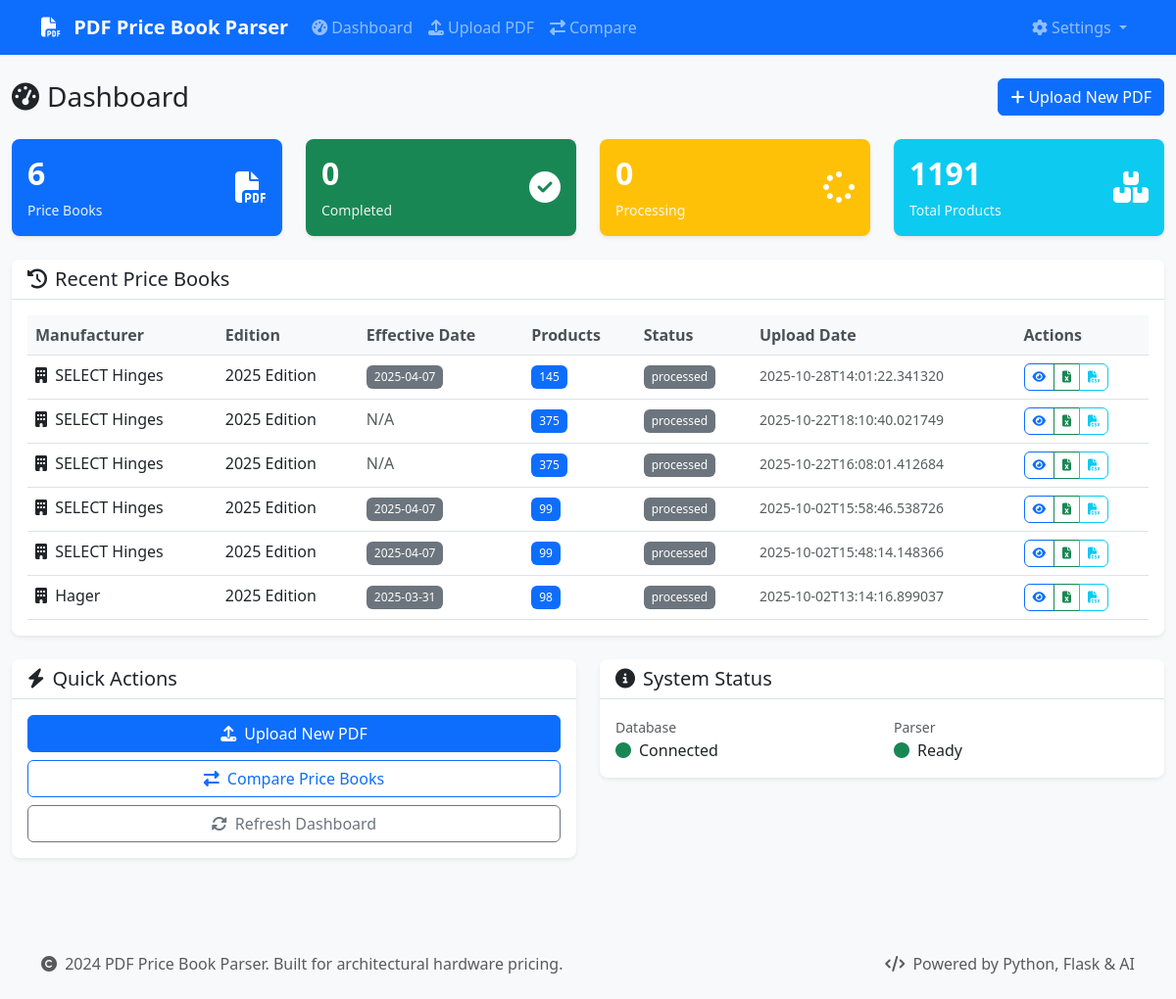
The page / on the database its author committed.
### database/models.py (models this page shows)
class Manufacturer(Base):
    __tablename__ = 'manufacturers'
    id = Column(Integer, primary_key=True)
    name = Column(String(255), nullable=False)
    code = Column(String(50), unique=True, nullable=False)
    created_at = Column(DateTime, default=datetime.utcnow)
    price_books = relationship("PriceBook", back_populates="manufacturer")
    product_families = relationship("ProductFamily", back_populates="manufacturer")
    finishes = relationship("Finish", back_populates="manufacturer")

class PriceBook(Base):
    __tablename__ = 'price_books'
    id = Column(Integer, primary_key=True)
    manufacturer_id = Column(Integer, ForeignKey('manufacturers.id'), nullable=False)
    edition = Column(String(100))
    effective_date = Column(Date)
    upload_date = Column(DateTime, default=datetime.utcnow)
    file_path = Column(Text)
    file_size = Column(Integer)
    status = Column(String(50), default='processing')  # processing, completed, failed
    parsing_notes = Column(Text)
    manufacturer = relationship("Manufacturer", back_populates="price_books")
    products = relationship("Product", back_populates="price_book", cascade="all, delete-orphan")

### app.py (the view)
@app.route('/')
def index():
    try:
        price_books = price_book_manager.list_price_books()
        return render_template('dashboard.html', price_books=price_books)
    except Exception as e:
        logger.error(f"Error loading dashboard: {e}")
        flash('Error loading dashboard', 'error')
        return render_template('dashboard.html', price_books=[])

### database/manager.py (called while the page is built)
    def get_session(self) -> Session:
        return self.db_manager.get_session()

    def list_price_books(self, manufacturer_id: int = None) -> List[Dict[str, Any]]:
        session = self.get_session()
        try:
            query = session.query(PriceBook).join(Manufacturer)
            if manufacturer_id:
                query = query.filter(PriceBook.manufacturer_id == manufacturer_id)
            price_books = query.order_by(PriceBook.upload_date.desc()).all()
            return [self.get_price_book_summary(pb.id) for pb in price_books]
        finally:
            session.close()

### database/models.py (called while the page is built)
    def get_session(self):
        return self.SessionLocal()

### templates/dashboard.html (shortened to what this page needs)
{% extends "base.html" %}
{% block content %}
<div class="row">
    <div class="col-12">
        <div class="d-flex justify-content-between align-items-center mb-4">
            <h1 class="h3 mb-0">
                <i class="fas fa-tachometer-alt me-2"></i>Dashboard
            </h1>
            <a href="{{ url_for('upload_pdf') }}" class="btn btn-primary">
                <i class="fas fa-plus me-1"></i>Upload New PDF
            </a>
        </div>
    </div>
</div>
<div class="row mb-4">
    <div class="col-md-3">
        <div class="card bg-primary text-white">
            <div class="card-body">
                <div class="d-flex justify-content-between">
                    <div>
                        <h4 class="card-title">{{ price_books|length }}</h4>
                        <p class="card-text">Price Books</p>
                    </div>
                    <div class="align-self-center">
                        <i class="fas fa-file-pdf fa-2x"></i>
                    </div>
                </div>
            </div>
        </div>
    </div>
    <div class="col-md-3">
        <div class="card bg-success text-white">
            <div class="card-body">
                <div class="d-flex justify-content-between">
                    <div>
                        <h4 class="card-title">{{ price_books|selectattr('status', 'equalto', 'completed')|list|length }}</h4>
                        <p class="card-text">Completed</p>
                    </div>
                    <div class="align-self-center">
                        <i class="fas fa-check-circle fa-2x"></i>
                    </div>
                </div>
            </div>
        </div>
    </div>
    <div class="col-md-3">
        <div class="card bg-warning text-white">
            <div class="card-body">
                <div class="d-flex justify-content-between">
                    <div>
                        <h4 class="card-title">{{ price_books|selectattr('status', 'equalto', 'processing')|list|length }}</h4>
                        <p class="card-text">Processing</p>
                    </div>
                    <div class="align-self-center">
                        <i class="fas fa-spinner fa-2x"></i>
                    </div>
                </div>
            </div>
        </div>
    </div>
    <div class="col-md-3">
        <div class="card bg-info text-white">
            <div class="card-body">
                <div class="d-flex justify-content-between">
                    <div>
                        <h4 class="card-title">{{ price_books|sum(attribute='product_count') }}</h4>
                        <p class="card-text">Total Products</p>
                    </div>
                    <div class="align-self-center">
                        <i class="fas fa-boxes fa-2x"></i>
                    </div>
                </div>
            </div>
        </div>
    </div>
</div>
<div class="row">
    <div class="col-12">
        <div class="card">
            <div class="card-header">
                <h5 class="card-title mb-0">
                    <i class="fas fa-history me-2"></i>Recent Price Books
                </h5>
            </div>
            <div class="card-body">
                {% if price_books %}
                    <div class="table-responsive">
                        <table class="table table-hover">
                            <thead>
                                <tr>
                                    <th>Manufacturer</th>
                                    <th>Edition</th>
                                    <th>Effective Date</th>
                                    <th>Products</th>
                                    <th>Status</th>
                                    <th>Upload Date</th>
                                    <th>Actions</th>
                                </tr>
                            </thead>
                            <tbody>
                                {% for book in price_books[:10] %}
                                <tr>
                                    <td>
                                        <i class="fas fa-building me-1"></i>
                                        {{ book.manufacturer }}
                                    </td>
                                    <td>{{ book.edition or 'N/A' }}</td>
                                    <td>
                                        {% if book.effective_date %}
                                            <span class="badge bg-secondary">{{ book.effective_date }}</span>
                                        {% else %}
                                            <span class="text-muted">N/A</span>
                                        {% endif %}
                                    </td>
                                    <td>
                                        <span class="badge bg-primary">{{ book.product_count }}</span>
                                    </td>
                                    <td>
                                        {% if book.status == 'completed' %}
                                            <span class="badge bg-success">
                                                <i class="fas fa-check me-1"></i>Completed
                                            </span>
                                        {% elif book.status == 'processing' %}
                                            <span class="badge bg-warning">
                                                <i class="fas fa-spinner me-1"></i>Processing
                                            </span>
                                        {% elif book.status == 'failed' %}
                                            <span class="badge bg-danger">
                                                <i class="fas fa-times me-1"></i>Failed
                                            </span>
                                        {% else %}
                                            <span class="badge bg-secondary">{{ book.status }}</span>
                                        {% endif %}
                                    </td>
                                    <td>
                                        <small class="text-muted">{{ book.upload_date }}</small>
                                    </td>
                                    <td>
                                        <div class="btn-group btn-group-sm" role="group">
                                            <a href="{{ url_for('preview', price_book_id=book.id) }}"
                                               class="btn btn-outline-primary" title="Preview">
                                                <i class="fas fa-eye"></i>
                                            </a>
                                            <a href="{{ url_for('export', price_book_id=book.id, format='excel') }}"
                                               class="btn btn-outline-success" title="Export Excel">
                                                <i class="fas fa-file-excel"></i>
                                            </a>
                                            <a href="{{ url_for('export', price_book_id=book.id, format='csv') }}"
                                               class="btn btn-outline-info" title="Export CSV">
                                                <i class="fas fa-file-csv"></i>
                                            </a>
                                        </div>
                                    </td>
                                </tr>
                                {% endfor %}
                            </tbody>
                        </table>
                    </div>
                {% endif %}
            </div>
        </div>
    </div>
</div>
<div class="row mt-4">
    <div class="col-md-6">
        <div class="card">
            <div class="card-header">
                <h5 class="card-title mb-0">
                    <i class="fas fa-bolt me-2"></i>Quick Actions
                </h5>
            </div>
            <div class="card-body">
                <div class="d-grid gap-2">
                    <a href="{{ url_for('upload_pdf') }}" class="btn btn-primary">
                        <i class="fas fa-upload me-2"></i>Upload New PDF
                    </a>
                    <a href="{{ url_for('compare') }}" class="btn btn-outline-primary">
                        <i class="fas fa-exchange-alt me-2"></i>Compare Price Books
                    </a>
                    <button class="btn btn-outline-secondary" onclick="refreshDashboard()">
                        <i class="fas fa-sync-alt me-2"></i>Refresh Dashboard
                    </button>
                </div>
            </div>
        </div>
    </div>
    <div class="col-md-6">
        <div class="card">
            <div class="card-header">
                <h5 class="card-title mb-0">
                    <i class="fas fa-info-circle me-2"></i>System Status
                </h5>
            </div>
            <div class="card-body">
                <div class="row">
                    <div class="col-6">
                        <small class="text-muted">Database</small>
                        <div class="d-flex align-items-center">
                            <i class="fas fa-circle text-success me-2"></i>
                            <span>Connected</span>
                        </div>
                    </div>
                    <div class="col-6">
                        <small class="text-muted">Parser</small>
                        <div class="d-flex align-items-center">
                            <i class="fas fa-circle text-success me-2"></i>
                            <span>Ready</span>
                        </div>
                    </div>
                </div>
            </div>
        </div>
    </div>
</div>
{% endblock %}

### templates/base.html (shortened to what this page needs)
<!DOCTYPE html>
<html lang="en">
<head>
    <link href="https://cdn.jsdelivr.net/npm/bootstrap@5.3.0/dist/css/bootstrap.min.css" rel="stylesheet">
    <link href="https://cdnjs.cloudflare.com/ajax/libs/font-awesome/6.4.0/css/all.min.css" rel="stylesheet">
    <link href="{{ url_for('static', filename='css/style.css') }}" rel="stylesheet">
</head>
<body>
    <nav class="navbar navbar-expand-lg navbar-dark bg-primary">
        <div class="container">
            <a class="navbar-brand" href="{{ url_for('index') }}">
                <i class="fas fa-file-pdf me-2"></i>
                PDF Price Book Parser
            </a>
            <div class="collapse navbar-collapse" id="navbarNav">
                <ul class="navbar-nav me-auto">
                    <li class="nav-item">
                        <a class="nav-link" href="{{ url_for('index') }}">
                            <i class="fas fa-tachometer-alt me-1"></i>Dashboard
                        </a>
                    </li>
                    <li class="nav-item">
                        <a class="nav-link" href="{{ url_for('upload_pdf') }}">
                            <i class="fas fa-upload me-1"></i>Upload PDF
                        </a>
                    </li>
                    <li class="nav-item">
                        <a class="nav-link" href="{{ url_for('compare') }}">
                            <i class="fas fa-exchange-alt me-1"></i>Compare
                        </a>
                    </li>
                </ul>
                <ul class="navbar-nav">
                    <li class="nav-item dropdown">
                        <a class="nav-link dropdown-toggle" href="#" id="navbarDropdown" role="button" data-bs-toggle="dropdown">
                            <i class="fas fa-cog me-1"></i>Settings
                        </a>
                    </li>
                </ul>
            </div>
        </div>
    </nav>
    <main class="container-fluid py-4">
        {% block content %}{% endblock %}
    </main>
    <footer class="bg-light mt-5 py-4">
        <div class="container">
            <div class="row">
                <div class="col-md-6">
                    <p class="text-muted mb-0">
                        <i class="fas fa-copyright me-1"></i>
                        2024 PDF Price Book Parser. Built for architectural hardware pricing.
                    </p>
                </div>
                <div class="col-md-6 text-md-end">
                    <p class="text-muted mb-0">
                        <i class="fas fa-code me-1"></i>
                        Powered by Python, Flask & AI
                    </p>
                </div>
            </div>
        </div>
    </footer>
</body>
</html>

### static/css/style.css (style rules this page uses)
:root { --primary-color: #0d6efd; --secondary-color: #6c757d; --success-color: #198754; --danger-color: #dc3545; --warning-color: #ffc107; --info-color: #0dcaf0; --light-color: #f8f9fa; --dark-color: #212529; }
body { font-family: 'Segoe UI', Tahoma, Geneva, Verdana, sans-serif; background-color: #f8f9fa; }
.navbar-brand { font-weight: 600; font-size: 1.25rem; }
.card { border: none; box-shadow: 0 0.125rem 0.25rem rgba(0, 0, 0, 0.075); border-radius: 0.5rem; transition: box-shadow 0.15s ease-in-out; }
.card-header { background-color: #fff; border-bottom: 1px solid #dee2e6; border-radius: 0.5rem 0.5rem 0 0 !important; font-weight: 600; }
.btn { border-radius: 0.375rem; font-weight: 500; transition: all 0.15s ease-in-out; }
.btn-group-sm .btn { padding: 0.25rem 0.5rem; font-size: 0.75rem; }
.table { margin-bottom: 0; }
.table th { border-top: none; font-weight: 600; color: #495057; background-color: #f8f9fa; }
.badge { font-size: 0.75em; font-weight: 500; padding: 0.375rem 0.5rem; }
.card.bg-primary, .card.bg-success, .card.bg-warning, .card.bg-info, .card.bg-danger { border: none; }
.card.bg-primary .card-title, .card.bg-success .card-title, .card.bg-warning .card-title, .card.bg-info .card-title, .card.bg-danger .card-title { font-size: 2rem; font-weight: 700; margin-bottom: 0.5rem; }
.card.bg-primary .card-text, .card.bg-success .card-text, .card.bg-warning .card-text, .card.bg-info .card-text, .card.bg-danger .card-text { font-size: 0.875rem; opacity: 0.9; margin-bottom: 0; }
footer { margin-top: auto; }

### rows shown on the page
Manufacturer: manufacturer "SELECT Hinges" "SELECT Hinges" "SELECT Hinges" "SELECT Hinges" "SELECT Hinges"
PriceBook: edition "2025 Edition", status "processed"
PriceBook: edition "2025 Edition", status "processed"
PriceBook: edition "2025 Edition", status "processed"
PriceBook: edition "2025 Edition", status "processed"
PriceBook: edition "2025 Edition", status "processed"
Manufacturer: manufacturer "Hager"
PriceBook: edition "2025 Edition", status "processed"

### other values the page prints
{{ price_books|length }} "6"
{{ price_books|selectattr('status', 'equalto', 'completed')|list|length }} "0"
{{ price_books|selectattr('status', 'equalto', 'processing')|list|length }} "0"
{{ price_books|sum(attribute='product_count') }} "1191"
{{ book.effective_date }} "2025-04-07" "2025-04-07" "2025-04-07" "2025-03-31"
{{ book.product_count }} "145" "375" "375" "99" "99" "98"
{{ book.upload_date }} "2025-10-28T14:01:22.341320" "2025-10-22T18:10:40.021749" "2025-10-22T16:08:01.412684" "2025-10-02T15:58:46.538726" "2025-10-02T15:48:14.148366" "2025-10-02T13:14:16.899037"
